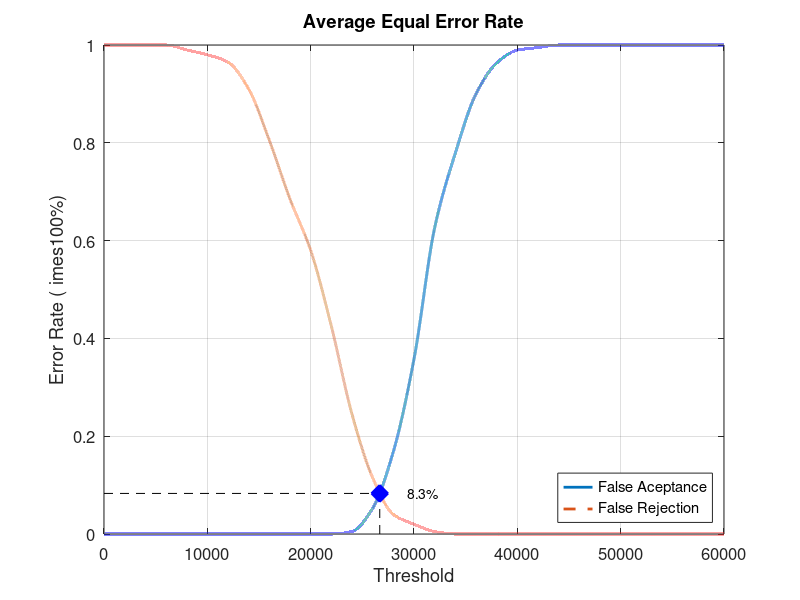
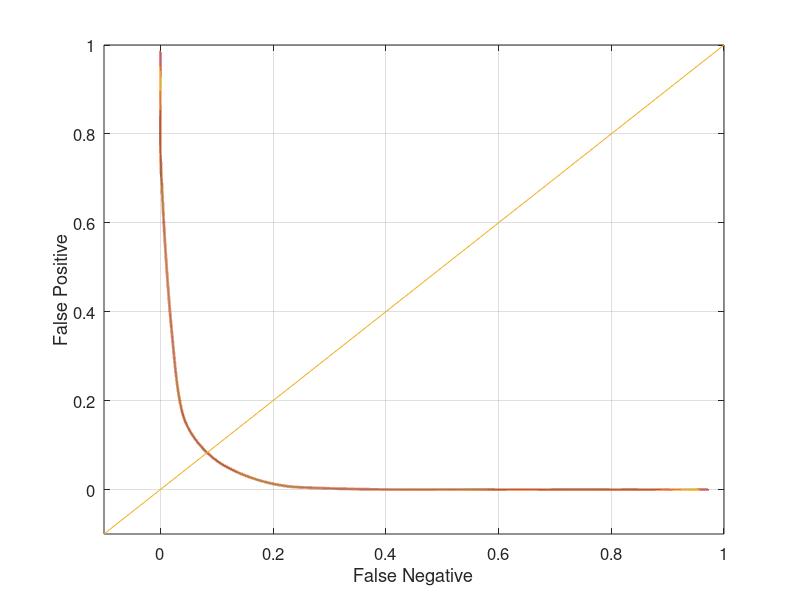

These figures' MATLAB source, in order:
close all;
clear;
clc;
x = 0:2000:60000;
xq = 0:0.5:60000;

y0 = [0 0 0 0 0 0 0 0 0 0 0 0 0.00526316 0.0526316 0.168421 0.357895 0.626316 0.778947 0.9 0.963158 0.989474 0.994737 1 1 1 1 1 1 1 1 1]
yy0 = interp1(x, y0, xq, 'pchip');
y1 = [1 1 1 1 0.99 0.98 0.965 0.91 0.805 0.685 0.58 0.425 0.245 0.115 0.04 0.02 0.005 0 0 0 0 0 0 0 0 0 0 0 0 0 0]
yy1 = interp1(x, y1, xq, 'pchip');

% Calculating EER: 
y2 = abs(y0 - y1);
find(y2 == min(y2))
yy2 = abs(yy0 - yy1);
xEER = find(yy2 == min(yy2));
xEERIndex = xq(xEER) % X-axis EER
yEER = yy0(xEER) % Y-axis EER

main = figure
plot(xq, yy0,'-','LineWidth', 2);	hold on
plot(xq, yy1,'--','LineWidth', 2);	hold on
plot([xEERIndex xEERIndex], [0 yEER], 'k--');	hold on
plot([0 xEERIndex], [yEER yEER], 'k--');	hold on
plot(xEERIndex, yEER, 'bx', 'LineWidth', 10);	hold on
text(xEERIndex + 10 * xEERIndex / 100, yEER, [num2str(round((10000 * yEER)) / 100) '%'])
legend('False Aceptance', 'False Rejection', 'Location', 'SouthEast')
xlabel('Threshold')
ylabel('Error Rate (	imes100%)')
title('Average Equal Error Rate')
set(gca, 'FontSize', 12)
axis([0 60000 0 1])
grid on

print(main, 'Database2_3Main', '-dpng');
FNRxFPR = figure('Color', [1 1 1]);
plot(yy1, yy0, '-', yy1, yy0, 'LineWidth', 2);
hold on
y = -0.1:0.1:1
plot(y, y); 
set(gca, 'FontSize', 12)
xlabel('False Negative')
ylabel('False Positive')
axis([-0.1 1 -0.1 1])
set(gca, 'FontSize', 12)
grid on

print(FNRxFPR, 'Database2_3FNRxFPR','-dpng');
